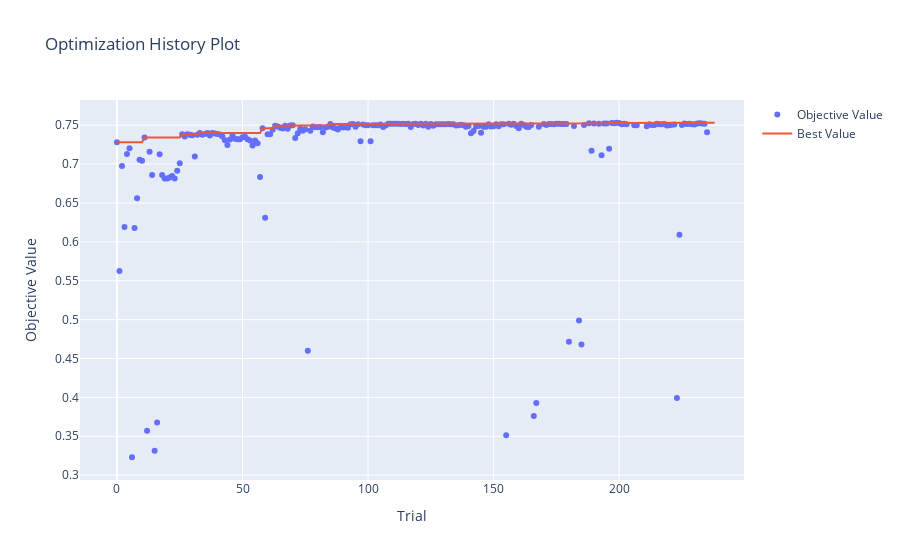

Notebook source saved alongside this figure:
### Code cell
# visualize the study
study = studies["LGATr_qd_norm"]
print(study.best_params)
# Best value:
print(study.best_value)
optuna.visualization.plot_optimization_history(study)

### Figure 1 — Plotly figure (JSON) as saved in the notebook; plotly's stock layout.template omitted (floating-point values rounded to 4 significant figures; data arrays with more than 128 entries replaced by an {"elided": "..."} marker saying what was removed)
{"data": [{"mode": "markers", "name": "Objective Value", "x": {"elided": "226 int values"}, "y": {"elided": "226 float values"}, "type": "scatter"}, {"mode": "lines", "name": "Best Value", "x": {"elided": "239 int values"}, "y": {"elided": "239 float values"}, "type": "scatter"}, {"marker": {"color": "#cccccc"}, "mode": "markers", "name": "Infeasible Trial", "showlegend": false, "x": [], "y": [], "type": "scatter"}], "layout": {"title": {"text": "Optimization History Plot"}, "xaxis": {"title": {"text": "Trial"}}, "yaxis": {"title": {"text": "Objective Value"}}}}
